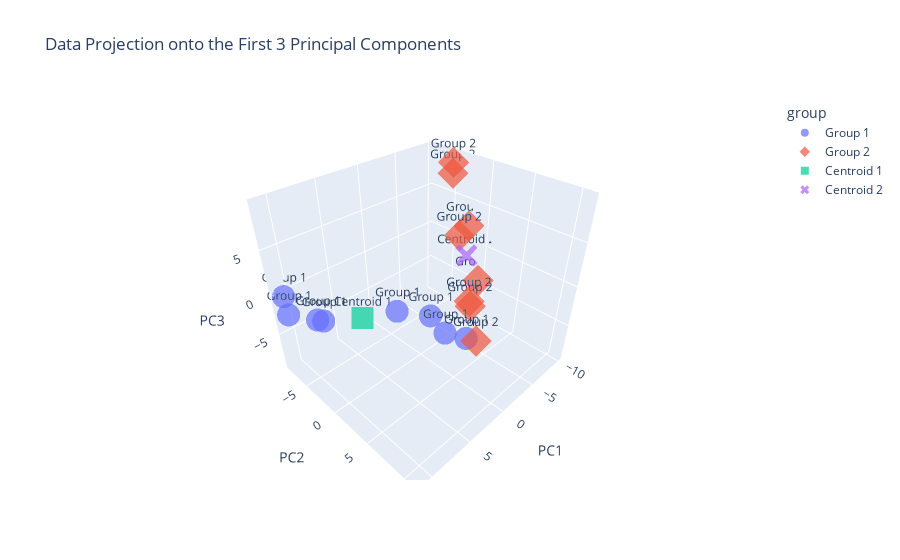

Here is the notebook cell this chart was saved with:
### Code cell
# Project the data onto the first 3 principal components
projected_data_3d = pca.transform(combined_data)[:, :3]

# Calculate the centroids of each group in 3D
centroid_1_3d = np.mean(projected_data_3d[:len(cleaned_clips_1), :], axis=0)
centroid_2_3d = np.mean(projected_data_3d[len(cleaned_clips_1):, :], axis=0)

# Create a DataFrame for the projected data
df = pd.DataFrame(projected_data_3d, columns=['PC1', 'PC2', 'PC3'])
df['group'] = ['Group 1'] * len(cleaned_clips_1) + ['Group 2'] * len(cleaned_clips_2)

# Create a DataFrame for the centroids
centroids_df = pd.DataFrame([centroid_1_3d, centroid_2_3d], columns=['PC1', 'PC2', 'PC3'])
centroids_df['group'] = ['Centroid 1', 'Centroid 2']

# Concatenate the data points and centroids DataFrames
combined_df = pd.concat([df, centroids_df], ignore_index=True)

# Create an interactive 3D scatter plot
fig = px.scatter_3d(combined_df, x='PC1', y='PC2', z='PC3', color='group', symbol='group',
                    text='group', opacity=0.7, title='Data Projection onto the First 3 Principal Components')
fig.show()

### Figure 1 — Plotly figure (JSON) as saved in the notebook; plotly's stock layout.template omitted (floating-point values rounded to 4 significant figures)
{"data": [{"hovertemplate": "group=%{text}<br>PC1=%{x}<br>PC2=%{y}<br>PC3=%{z}<extra></extra>", "legendgroup": "Group 1", "marker": {"color": "#636efa", "opacity": 0.7, "symbol": "circle"}, "mode": "markers+text", "name": "Group 1", "scene": "scene", "showlegend": true, "text": ["Group 1", "Group 1", "Group 1", "Group 1", "Group 1", "Group 1", "Group 1", "Group 1"], "type": "scatter3d", "x": [5.85, 5.884, 6.105, 9.006, 5.523, 10.74, 9.926, 11.12], "y": [3.033, 10.93, 8.983, -4.315, 6.813, -8.193, -3.775, -7.113], "z": [1.311, 3.086, 2.559, -2.201, 2.73, -0.3616, -1.237, -1.819]}, {"hovertemplate": "group=%{text}<br>PC1=%{x}<br>PC2=%{y}<br>PC3=%{z}<extra></extra>", "legendgroup": "Group 2", "marker": {"color": "#EF553B", "opacity": 0.7, "symbol": "diamond"}, "mode": "markers+text", "name": "Group 2", "scene": "scene", "showlegend": true, "text": ["Group 2", "Group 2", "Group 2", "Group 2", "Group 2", "Group 2", "Group 2", "Group 2"], "type": "scatter3d", "x": [-9.902, -9.526, -7.497, -6.475, -8.446, -9.228, -7.466, -5.613], "y": [-0.3291, -1.918, 0.6465, -0.6567, -3.585, -4.309, 0.4571, 3.33], "z": [-4.536, 2.271, -6.582, 2.676, 9.387, 7.813, -5.948, -9.148]}, {"hovertemplate": "group=%{text}<br>PC1=%{x}<br>PC2=%{y}<br>PC3=%{z}<extra></extra>", "legendgroup": "Centroid 1", "marker": {"color": "#00cc96", "opacity": 0.7, "symbol": "square"}, "mode": "markers+text", "name": "Centroid 1", "scene": "scene", "showlegend": true, "text": ["Centroid 1"], "type": "scatter3d", "x": [8.019], "y": [0.7955], "z": [0.5084]}, {"hovertemplate": "group=%{text}<br>PC1=%{x}<br>PC2=%{y}<br>PC3=%{z}<extra></extra>", "legendgroup": "Centroid 2", "marker": {"color": "#ab63fa", "opacity": 0.7, "symbol": "x"}, "mode": "markers+text", "name": "Centroid 2", "scene": "scene", "showlegend": true, "text": ["Centroid 2"], "type": "scatter3d", "x": [-8.019], "y": [-0.7955], "z": [-0.5084]}], "layout": {"legend": {"title": {"text": "group"}, "tracegroupgap": 0}, "scene": {"domain": {"x": [0, 1], "y": [0, 1]}, "xaxis": {"title": {"text": "PC1"}}, "yaxis": {"title": {"text": "PC2"}}, "zaxis": {"title": {"text": "PC3"}}}, "title": {"text": "Data Projection onto the First 3 Principal Components"}}}
